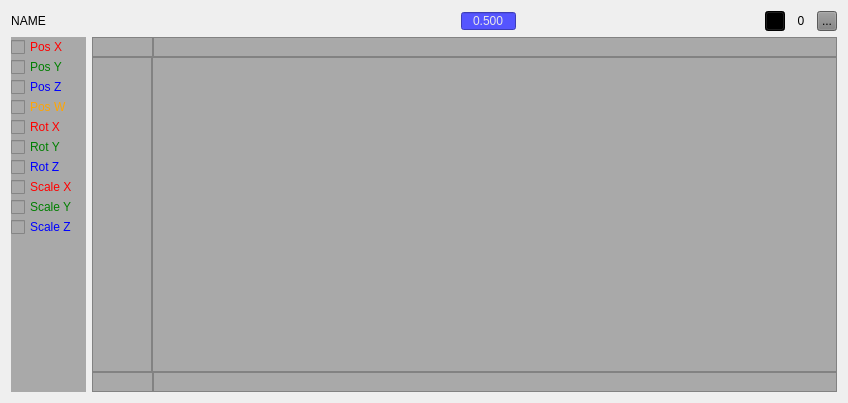
<?xml version="1.0" encoding="UTF-8"?>
<ui version="4.0">
 <class>KeyFrameEditor</class>
 <widget class="QWidget" name="KeyFrameEditor">
  <property name="geometry">
   <rect>
    <x>0</x>
    <y>0</y>
    <width>848</width>
    <height>403</height>
   </rect>
  </property>
  <property name="sizePolicy">
   <sizepolicy hsizetype="Expanding" vsizetype="Expanding">
    <horstretch>0</horstretch>
    <verstretch>0</verstretch>
   </sizepolicy>
  </property>
  <property name="minimumSize">
   <size>
    <width>848</width>
    <height>160</height>
   </size>
  </property>
  <property name="maximumSize">
   <size>
    <width>16777215</width>
    <height>16777215</height>
   </size>
  </property>
  <property name="windowTitle">
   <string>Form</string>
  </property>
  <property name="layoutDirection">
   <enum>Qt::LeftToRight</enum>
  </property>
  <layout class="QVBoxLayout" name="verticalLayout_2">
   <property name="sizeConstraint">
    <enum>QLayout::SetDefaultConstraint</enum>
   </property>
   <item>
    <layout class="QHBoxLayout" name="horizontalLayout">
     <property name="bottomMargin">
      <number>0</number>
     </property>
     <item>
      <widget class="QLabel" name="m_valueName">
       <property name="text">
        <string>NAME</string>
       </property>
       <property name="alignment">
        <set>Qt::AlignCenter</set>
       </property>
      </widget>
     </item>
     <item>
      <spacer name="horizontalSpacer">
       <property name="orientation">
        <enum>Qt::Horizontal</enum>
       </property>
       <property name="sizeHint" stdset="0">
        <size>
         <width>40</width>
         <height>20</height>
        </size>
       </property>
      </spacer>
     </item>
     <item>
      <spacer name="horizontalSpacer_4">
       <property name="orientation">
        <enum>Qt::Horizontal</enum>
       </property>
       <property name="sizeType">
        <enum>QSizePolicy::Minimum</enum>
       </property>
       <property name="sizeHint" stdset="0">
        <size>
         <width>165</width>
         <height>20</height>
        </size>
       </property>
      </spacer>
     </item>
     <item>
      <widget class="QDoubleSpinBox" name="m_currentTime_dsb">
       <property name="sizePolicy">
        <sizepolicy hsizetype="Fixed" vsizetype="Fixed">
         <horstretch>0</horstretch>
         <verstretch>0</verstretch>
        </sizepolicy>
       </property>
       <property name="maximumSize">
        <size>
         <width>80</width>
         <height>20</height>
        </size>
       </property>
       <property name="palette">
        <palette>
         <active>
          <colorrole role="WindowText">
           <brush brushstyle="SolidPattern">
            <color alpha="255">
             <red>231</red>
             <green>231</green>
             <blue>231</blue>
            </color>
           </brush>
          </colorrole>
          <colorrole role="Button">
           <brush brushstyle="SolidPattern">
            <color alpha="255">
             <red>85</red>
             <green>85</green>
             <blue>255</blue>
            </color>
           </brush>
          </colorrole>
          <colorrole role="Light">
           <brush brushstyle="SolidPattern">
            <color alpha="255">
             <red>255</red>
             <green>255</green>
             <blue>255</blue>
            </color>
           </brush>
          </colorrole>
          <colorrole role="Midlight">
           <brush brushstyle="SolidPattern">
            <color alpha="255">
             <red>202</red>
             <green>202</green>
             <blue>202</blue>
            </color>
           </brush>
          </colorrole>
          <colorrole role="Dark">
           <brush brushstyle="SolidPattern">
            <color alpha="255">
             <red>35</red>
             <green>35</green>
             <blue>35</blue>
            </color>
           </brush>
          </colorrole>
          <colorrole role="Mid">
           <brush brushstyle="SolidPattern">
            <color alpha="255">
             <red>184</red>
             <green>184</green>
             <blue>184</blue>
            </color>
           </brush>
          </colorrole>
          <colorrole role="Text">
           <brush brushstyle="SolidPattern">
            <color alpha="255">
             <red>231</red>
             <green>231</green>
             <blue>231</blue>
            </color>
           </brush>
          </colorrole>
          <colorrole role="BrightText">
           <brush brushstyle="SolidPattern">
            <color alpha="255">
             <red>255</red>
             <green>0</green>
             <blue>0</blue>
            </color>
           </brush>
          </colorrole>
          <colorrole role="ButtonText">
           <brush brushstyle="SolidPattern">
            <color alpha="255">
             <red>231</red>
             <green>231</green>
             <blue>231</blue>
            </color>
           </brush>
          </colorrole>
          <colorrole role="Base">
           <brush brushstyle="SolidPattern">
            <color alpha="255">
             <red>85</red>
             <green>85</green>
             <blue>255</blue>
            </color>
           </brush>
          </colorrole>
          <colorrole role="Window">
           <brush brushstyle="SolidPattern">
            <color alpha="255">
             <red>85</red>
             <green>85</green>
             <blue>255</blue>
            </color>
           </brush>
          </colorrole>
          <colorrole role="Shadow">
           <brush brushstyle="SolidPattern">
            <color alpha="255">
             <red>118</red>
             <green>118</green>
             <blue>118</blue>
            </color>
           </brush>
          </colorrole>
          <colorrole role="AlternateBase">
           <brush brushstyle="SolidPattern">
            <color alpha="255">
             <red>81</red>
             <green>81</green>
             <blue>81</blue>
            </color>
           </brush>
          </colorrole>
          <colorrole role="ToolTipBase">
           <brush brushstyle="SolidPattern">
            <color alpha="102">
             <red>0</red>
             <green>0</green>
             <blue>0</blue>
            </color>
           </brush>
          </colorrole>
          <colorrole role="ToolTipText">
           <brush brushstyle="SolidPattern">
            <color alpha="255">
             <red>231</red>
             <green>231</green>
             <blue>231</blue>
            </color>
           </brush>
          </colorrole>
         </active>
         <inactive>
          <colorrole role="WindowText">
           <brush brushstyle="SolidPattern">
            <color alpha="255">
             <red>231</red>
             <green>231</green>
             <blue>231</blue>
            </color>
           </brush>
          </colorrole>
          <colorrole role="Button">
           <brush brushstyle="SolidPattern">
            <color alpha="255">
             <red>85</red>
             <green>85</green>
             <blue>255</blue>
            </color>
           </brush>
          </colorrole>
          <colorrole role="Light">
           <brush brushstyle="SolidPattern">
            <color alpha="255">
             <red>255</red>
             <green>255</green>
             <blue>255</blue>
            </color>
           </brush>
          </colorrole>
          <colorrole role="Midlight">
           <brush brushstyle="SolidPattern">
            <color alpha="255">
             <red>202</red>
             <green>202</green>
             <blue>202</blue>
            </color>
           </brush>
          </colorrole>
          <colorrole role="Dark">
           <brush brushstyle="SolidPattern">
            <color alpha="255">
             <red>35</red>
             <green>35</green>
             <blue>35</blue>
            </color>
           </brush>
          </colorrole>
          <colorrole role="Mid">
           <brush brushstyle="SolidPattern">
            <color alpha="255">
             <red>184</red>
             <green>184</green>
             <blue>184</blue>
            </color>
           </brush>
          </colorrole>
          <colorrole role="Text">
           <brush brushstyle="SolidPattern">
            <color alpha="255">
             <red>231</red>
             <green>231</green>
             <blue>231</blue>
            </color>
           </brush>
          </colorrole>
          <colorrole role="BrightText">
           <brush brushstyle="SolidPattern">
            <color alpha="255">
             <red>255</red>
             <green>0</green>
             <blue>0</blue>
            </color>
           </brush>
          </colorrole>
          <colorrole role="ButtonText">
           <brush brushstyle="SolidPattern">
            <color alpha="255">
             <red>231</red>
             <green>231</green>
             <blue>231</blue>
            </color>
           </brush>
          </colorrole>
          <colorrole role="Base">
           <brush brushstyle="SolidPattern">
            <color alpha="255">
             <red>85</red>
             <green>85</green>
             <blue>255</blue>
            </color>
           </brush>
          </colorrole>
          <colorrole role="Window">
           <brush brushstyle="SolidPattern">
            <color alpha="255">
             <red>85</red>
             <green>85</green>
             <blue>255</blue>
            </color>
           </brush>
          </colorrole>
          <colorrole role="Shadow">
           <brush brushstyle="SolidPattern">
            <color alpha="255">
             <red>118</red>
             <green>118</green>
             <blue>118</blue>
            </color>
           </brush>
          </colorrole>
          <colorrole role="AlternateBase">
           <brush brushstyle="SolidPattern">
            <color alpha="255">
             <red>81</red>
             <green>81</green>
             <blue>81</blue>
            </color>
           </brush>
          </colorrole>
          <colorrole role="ToolTipBase">
           <brush brushstyle="SolidPattern">
            <color alpha="102">
             <red>0</red>
             <green>0</green>
             <blue>0</blue>
            </color>
           </brush>
          </colorrole>
          <colorrole role="ToolTipText">
           <brush brushstyle="SolidPattern">
            <color alpha="255">
             <red>231</red>
             <green>231</green>
             <blue>231</blue>
            </color>
           </brush>
          </colorrole>
         </inactive>
         <disabled>
          <colorrole role="WindowText">
           <brush brushstyle="SolidPattern">
            <color alpha="255">
             <red>35</red>
             <green>35</green>
             <blue>35</blue>
            </color>
           </brush>
          </colorrole>
          <colorrole role="Button">
           <brush brushstyle="SolidPattern">
            <color alpha="255">
             <red>85</red>
             <green>85</green>
             <blue>255</blue>
            </color>
           </brush>
          </colorrole>
          <colorrole role="Light">
           <brush brushstyle="SolidPattern">
            <color alpha="255">
             <red>255</red>
             <green>255</green>
             <blue>255</blue>
            </color>
           </brush>
          </colorrole>
          <colorrole role="Midlight">
           <brush brushstyle="SolidPattern">
            <color alpha="255">
             <red>202</red>
             <green>202</green>
             <blue>202</blue>
            </color>
           </brush>
          </colorrole>
          <colorrole role="Dark">
           <brush brushstyle="SolidPattern">
            <color alpha="255">
             <red>35</red>
             <green>35</green>
             <blue>35</blue>
            </color>
           </brush>
          </colorrole>
          <colorrole role="Mid">
           <brush brushstyle="SolidPattern">
            <color alpha="255">
             <red>184</red>
             <green>184</green>
             <blue>184</blue>
            </color>
           </brush>
          </colorrole>
          <colorrole role="Text">
           <brush brushstyle="SolidPattern">
            <color alpha="255">
             <red>35</red>
             <green>35</green>
             <blue>35</blue>
            </color>
           </brush>
          </colorrole>
          <colorrole role="BrightText">
           <brush brushstyle="SolidPattern">
            <color alpha="255">
             <red>255</red>
             <green>0</green>
             <blue>0</blue>
            </color>
           </brush>
          </colorrole>
          <colorrole role="ButtonText">
           <brush brushstyle="SolidPattern">
            <color alpha="255">
             <red>35</red>
             <green>35</green>
             <blue>35</blue>
            </color>
           </brush>
          </colorrole>
          <colorrole role="Base">
           <brush brushstyle="SolidPattern">
            <color alpha="255">
             <red>85</red>
             <green>85</green>
             <blue>255</blue>
            </color>
           </brush>
          </colorrole>
          <colorrole role="Window">
           <brush brushstyle="SolidPattern">
            <color alpha="255">
             <red>85</red>
             <green>85</green>
             <blue>255</blue>
            </color>
           </brush>
          </colorrole>
          <colorrole role="Shadow">
           <brush brushstyle="SolidPattern">
            <color alpha="255">
             <red>118</red>
             <green>118</green>
             <blue>118</blue>
            </color>
           </brush>
          </colorrole>
          <colorrole role="AlternateBase">
           <brush brushstyle="SolidPattern">
            <color alpha="255">
             <red>81</red>
             <green>81</green>
             <blue>81</blue>
            </color>
           </brush>
          </colorrole>
          <colorrole role="ToolTipBase">
           <brush brushstyle="SolidPattern">
            <color alpha="102">
             <red>0</red>
             <green>0</green>
             <blue>0</blue>
            </color>
           </brush>
          </colorrole>
          <colorrole role="ToolTipText">
           <brush brushstyle="SolidPattern">
            <color alpha="255">
             <red>231</red>
             <green>231</green>
             <blue>231</blue>
            </color>
           </brush>
          </colorrole>
         </disabled>
        </palette>
       </property>
       <property name="toolTip">
        <string>&lt;html&gt;&lt;head/&gt;&lt;body&gt;&lt;p&gt;&lt;span style=&quot; font-size:10pt; font-weight:600;&quot;&gt;Postition of cursor&lt;/span&gt;&lt;/p&gt;&lt;/body&gt;&lt;/html&gt;</string>
       </property>
       <property name="styleSheet">
        <string notr="true">background-color: #5555ff</string>
       </property>
       <property name="alignment">
        <set>Qt::AlignCenter</set>
       </property>
       <property name="buttonSymbols">
        <enum>QAbstractSpinBox::NoButtons</enum>
       </property>
       <property name="decimals">
        <number>3</number>
       </property>
       <property name="maximum">
        <double>999.000000000000000</double>
       </property>
       <property name="singleStep">
        <double>1.000000000000000</double>
       </property>
       <property name="value">
        <double>0.500000000000000</double>
       </property>
      </widget>
     </item>
     <item>
      <spacer name="horizontalSpacer_3">
       <property name="orientation">
        <enum>Qt::Horizontal</enum>
       </property>
       <property name="sizeHint" stdset="0">
        <size>
         <width>40</width>
         <height>20</height>
        </size>
       </property>
      </spacer>
     </item>
     <item>
      <widget class="QToolButton" name="m_addKeyframe">
       <property name="enabled">
        <bool>true</bool>
       </property>
       <property name="maximumSize">
        <size>
         <width>20</width>
         <height>20</height>
        </size>
       </property>
       <property name="palette">
        <palette>
         <active>
          <colorrole role="Button">
           <brush brushstyle="SolidPattern">
            <color alpha="255">
             <red>0</red>
             <green>0</green>
             <blue>0</blue>
            </color>
           </brush>
          </colorrole>
          <colorrole role="Base">
           <brush brushstyle="SolidPattern">
            <color alpha="255">
             <red>0</red>
             <green>0</green>
             <blue>0</blue>
            </color>
           </brush>
          </colorrole>
          <colorrole role="Window">
           <brush brushstyle="SolidPattern">
            <color alpha="255">
             <red>0</red>
             <green>0</green>
             <blue>0</blue>
            </color>
           </brush>
          </colorrole>
         </active>
         <inactive>
          <colorrole role="Button">
           <brush brushstyle="SolidPattern">
            <color alpha="255">
             <red>0</red>
             <green>0</green>
             <blue>0</blue>
            </color>
           </brush>
          </colorrole>
          <colorrole role="Base">
           <brush brushstyle="SolidPattern">
            <color alpha="255">
             <red>0</red>
             <green>0</green>
             <blue>0</blue>
            </color>
           </brush>
          </colorrole>
          <colorrole role="Window">
           <brush brushstyle="SolidPattern">
            <color alpha="255">
             <red>0</red>
             <green>0</green>
             <blue>0</blue>
            </color>
           </brush>
          </colorrole>
         </inactive>
         <disabled>
          <colorrole role="Button">
           <brush brushstyle="SolidPattern">
            <color alpha="255">
             <red>0</red>
             <green>0</green>
             <blue>0</blue>
            </color>
           </brush>
          </colorrole>
          <colorrole role="Base">
           <brush brushstyle="SolidPattern">
            <color alpha="255">
             <red>0</red>
             <green>0</green>
             <blue>0</blue>
            </color>
           </brush>
          </colorrole>
          <colorrole role="Window">
           <brush brushstyle="SolidPattern">
            <color alpha="255">
             <red>0</red>
             <green>0</green>
             <blue>0</blue>
            </color>
           </brush>
          </colorrole>
         </disabled>
        </palette>
       </property>
       <property name="toolTip">
        <string>&lt;html&gt;&lt;head/&gt;&lt;body&gt;&lt;p&gt;&lt;span style=&quot; font-size:10pt; font-weight:600; color:#ffffff;&quot;&gt;Insert/replace KeyFrame on cursor&lt;/span&gt;&lt;/p&gt;&lt;/body&gt;&lt;/html&gt;</string>
       </property>
       <property name="styleSheet">
        <string notr="true">background-color:black;</string>
       </property>
       <property name="text">
        <string>...</string>
       </property>
       <property name="icon">
        <iconset resource="../Timeline/timeline.qrc">
         <normaloff>:/images/key.png</normaloff>:/images/key.png</iconset>
       </property>
       <property name="iconSize">
        <size>
         <width>15</width>
         <height>15</height>
        </size>
       </property>
      </widget>
     </item>
     <item>
      <widget class="QLabel" name="m_nbKeyFrame">
       <property name="minimumSize">
        <size>
         <width>20</width>
         <height>20</height>
        </size>
       </property>
       <property name="maximumSize">
        <size>
         <width>16777215</width>
         <height>20</height>
        </size>
       </property>
       <property name="toolTip">
        <string>Numbers of KeyFrames</string>
       </property>
       <property name="text">
        <string>0</string>
       </property>
       <property name="alignment">
        <set>Qt::AlignCenter</set>
       </property>
      </widget>
     </item>
     <item>
      <widget class="QToolButton" name="m_deleteKeyframe">
       <property name="maximumSize">
        <size>
         <width>20</width>
         <height>20</height>
        </size>
       </property>
       <property name="palette">
        <palette>
         <active>
          <colorrole role="Button">
           <brush brushstyle="SolidPattern">
            <color alpha="255">
             <red>128</red>
             <green>128</green>
             <blue>128</blue>
            </color>
           </brush>
          </colorrole>
          <colorrole role="Base">
           <brush brushstyle="SolidPattern">
            <color alpha="255">
             <red>128</red>
             <green>128</green>
             <blue>128</blue>
            </color>
           </brush>
          </colorrole>
          <colorrole role="Window">
           <brush brushstyle="SolidPattern">
            <color alpha="255">
             <red>128</red>
             <green>128</green>
             <blue>128</blue>
            </color>
           </brush>
          </colorrole>
         </active>
         <inactive>
          <colorrole role="Button">
           <brush brushstyle="SolidPattern">
            <color alpha="255">
             <red>128</red>
             <green>128</green>
             <blue>128</blue>
            </color>
           </brush>
          </colorrole>
          <colorrole role="Base">
           <brush brushstyle="SolidPattern">
            <color alpha="255">
             <red>128</red>
             <green>128</green>
             <blue>128</blue>
            </color>
           </brush>
          </colorrole>
          <colorrole role="Window">
           <brush brushstyle="SolidPattern">
            <color alpha="255">
             <red>128</red>
             <green>128</green>
             <blue>128</blue>
            </color>
           </brush>
          </colorrole>
         </inactive>
         <disabled>
          <colorrole role="Button">
           <brush brushstyle="SolidPattern">
            <color alpha="255">
             <red>128</red>
             <green>128</green>
             <blue>128</blue>
            </color>
           </brush>
          </colorrole>
          <colorrole role="Base">
           <brush brushstyle="SolidPattern">
            <color alpha="255">
             <red>128</red>
             <green>128</green>
             <blue>128</blue>
            </color>
           </brush>
          </colorrole>
          <colorrole role="Window">
           <brush brushstyle="SolidPattern">
            <color alpha="255">
             <red>128</red>
             <green>128</green>
             <blue>128</blue>
            </color>
           </brush>
          </colorrole>
         </disabled>
        </palette>
       </property>
       <property name="toolTip">
        <string>&lt;html&gt;&lt;head/&gt;&lt;body&gt;&lt;p&gt;&lt;span style=&quot; font-size:10pt; font-weight:600;&quot;&gt;Delete KeyFrame on cursor&lt;/span&gt;&lt;/p&gt;&lt;/body&gt;&lt;/html&gt;</string>
       </property>
       <property name="text">
        <string>...</string>
       </property>
       <property name="icon">
        <iconset resource="../Timeline/timeline.qrc">
         <normaloff>:/images/deleteKey.png</normaloff>:/images/deleteKey.png</iconset>
       </property>
       <property name="iconSize">
        <size>
         <width>15</width>
         <height>15</height>
        </size>
       </property>
      </widget>
     </item>
    </layout>
   </item>
   <item>
    <layout class="QHBoxLayout" name="horizontalLayout_6">
     <property name="topMargin">
      <number>0</number>
     </property>
     <item>
      <layout class="QVBoxLayout" name="verticalLayout">
       <property name="spacing">
        <number>0</number>
       </property>
       <property name="rightMargin">
        <number>0</number>
       </property>
       <item>
        <widget class="QCheckBox" name="m_posX">
         <property name="minimumSize">
          <size>
           <width>75</width>
           <height>20</height>
          </size>
         </property>
         <property name="maximumSize">
          <size>
           <width>75</width>
           <height>20</height>
          </size>
         </property>
         <property name="styleSheet">
          <string notr="true">background: darkGray; color: red</string>
         </property>
         <property name="text">
          <string>Pos X</string>
         </property>
        </widget>
       </item>
       <item>
        <widget class="QCheckBox" name="m_posY">
         <property name="minimumSize">
          <size>
           <width>75</width>
           <height>20</height>
          </size>
         </property>
         <property name="maximumSize">
          <size>
           <width>75</width>
           <height>20</height>
          </size>
         </property>
         <property name="styleSheet">
          <string notr="true">background: darkGray; color: green</string>
         </property>
         <property name="text">
          <string>Pos Y</string>
         </property>
        </widget>
       </item>
       <item>
        <widget class="QCheckBox" name="m_posZ">
         <property name="minimumSize">
          <size>
           <width>75</width>
           <height>20</height>
          </size>
         </property>
         <property name="maximumSize">
          <size>
           <width>75</width>
           <height>20</height>
          </size>
         </property>
         <property name="styleSheet">
          <string notr="true">background: darkGray; color: blue</string>
         </property>
         <property name="text">
          <string>Pos Z</string>
         </property>
        </widget>
       </item>
       <item>
        <widget class="QCheckBox" name="m_posW">
         <property name="minimumSize">
          <size>
           <width>75</width>
           <height>20</height>
          </size>
         </property>
         <property name="maximumSize">
          <size>
           <width>75</width>
           <height>20</height>
          </size>
         </property>
         <property name="styleSheet">
          <string notr="true">background: darkGray; color: orange</string>
         </property>
         <property name="text">
          <string>Pos W</string>
         </property>
        </widget>
       </item>
       <item>
        <widget class="QCheckBox" name="m_rotX">
         <property name="minimumSize">
          <size>
           <width>75</width>
           <height>20</height>
          </size>
         </property>
         <property name="maximumSize">
          <size>
           <width>75</width>
           <height>20</height>
          </size>
         </property>
         <property name="styleSheet">
          <string notr="true">background: darkGray; color: red</string>
         </property>
         <property name="text">
          <string>Rot X</string>
         </property>
        </widget>
       </item>
       <item>
        <widget class="QCheckBox" name="m_rotY">
         <property name="minimumSize">
          <size>
           <width>75</width>
           <height>20</height>
          </size>
         </property>
         <property name="maximumSize">
          <size>
           <width>75</width>
           <height>20</height>
          </size>
         </property>
         <property name="styleSheet">
          <string notr="true">background: darkGray; color: green</string>
         </property>
         <property name="text">
          <string>Rot Y</string>
         </property>
        </widget>
       </item>
       <item>
        <widget class="QCheckBox" name="m_rotZ">
         <property name="minimumSize">
          <size>
           <width>75</width>
           <height>20</height>
          </size>
         </property>
         <property name="maximumSize">
          <size>
           <width>75</width>
           <height>20</height>
          </size>
         </property>
         <property name="styleSheet">
          <string notr="true">background: darkGray; color: blue</string>
         </property>
         <property name="text">
          <string>Rot Z</string>
         </property>
        </widget>
       </item>
       <item>
        <widget class="QCheckBox" name="m_scaleX">
         <property name="minimumSize">
          <size>
           <width>75</width>
           <height>20</height>
          </size>
         </property>
         <property name="maximumSize">
          <size>
           <width>75</width>
           <height>20</height>
          </size>
         </property>
         <property name="styleSheet">
          <string notr="true">background: darkGray; color: red</string>
         </property>
         <property name="text">
          <string>Scale X</string>
         </property>
        </widget>
       </item>
       <item>
        <widget class="QCheckBox" name="m_scaleY">
         <property name="minimumSize">
          <size>
           <width>75</width>
           <height>20</height>
          </size>
         </property>
         <property name="maximumSize">
          <size>
           <width>75</width>
           <height>20</height>
          </size>
         </property>
         <property name="styleSheet">
          <string notr="true">background: darkGray; color: green</string>
         </property>
         <property name="text">
          <string>Scale Y</string>
         </property>
        </widget>
       </item>
       <item>
        <widget class="QCheckBox" name="m_scaleZ">
         <property name="minimumSize">
          <size>
           <width>75</width>
           <height>20</height>
          </size>
         </property>
         <property name="maximumSize">
          <size>
           <width>75</width>
           <height>20</height>
          </size>
         </property>
         <property name="styleSheet">
          <string notr="true">background: darkGray; color: blue</string>
         </property>
         <property name="text">
          <string>Scale Z</string>
         </property>
        </widget>
       </item>
       <item>
        <widget class="QLabel" name="label">
         <property name="styleSheet">
          <string notr="true">background: darkGray</string>
         </property>
         <property name="text">
          <string/>
         </property>
        </widget>
       </item>
      </layout>
     </item>
     <item>
      <layout class="QVBoxLayout" name="verticalLayout_4">
       <property name="spacing">
        <number>0</number>
       </property>
       <property name="topMargin">
        <number>0</number>
       </property>
       <property name="rightMargin">
        <number>0</number>
       </property>
       <item>
        <layout class="QHBoxLayout" name="horizontalLayout_2">
         <property name="spacing">
          <number>0</number>
         </property>
         <property name="topMargin">
          <number>0</number>
         </property>
         <property name="rightMargin">
          <number>0</number>
         </property>
         <item>
          <widget class="QFrame" name="frame_5">
           <property name="minimumSize">
            <size>
             <width>61</width>
             <height>20</height>
            </size>
           </property>
           <property name="maximumSize">
            <size>
             <width>51</width>
             <height>20</height>
            </size>
           </property>
           <property name="styleSheet">
            <string notr="true">background: darkgray</string>
           </property>
           <property name="frameShape">
            <enum>QFrame::StyledPanel</enum>
           </property>
           <property name="frameShadow">
            <enum>QFrame::Raised</enum>
           </property>
          </widget>
         </item>
         <item>
          <widget class="Ra::GuiBase::KeyFrameEditorFrameScale" name="m_frameScale">
           <property name="minimumSize">
            <size>
             <width>0</width>
             <height>20</height>
            </size>
           </property>
           <property name="maximumSize">
            <size>
             <width>16777215</width>
             <height>20</height>
            </size>
           </property>
           <property name="styleSheet">
            <string notr="true">background: darkgray</string>
           </property>
           <property name="frameShape">
            <enum>QFrame::StyledPanel</enum>
           </property>
           <property name="frameShadow">
            <enum>QFrame::Raised</enum>
           </property>
          </widget>
         </item>
        </layout>
       </item>
       <item>
        <layout class="QHBoxLayout" name="horizontalLayout_4">
         <property name="spacing">
          <number>0</number>
         </property>
         <property name="topMargin">
          <number>0</number>
         </property>
         <property name="rightMargin">
          <number>0</number>
         </property>
         <item>
          <widget class="Ra::GuiBase::KeyframeEditorValueScale" name="m_valueScale">
           <property name="minimumSize">
            <size>
             <width>60</width>
             <height>0</height>
            </size>
           </property>
           <property name="maximumSize">
            <size>
             <width>60</width>
             <height>16777215</height>
            </size>
           </property>
           <property name="styleSheet">
            <string notr="true">background: darkgray</string>
           </property>
           <property name="frameShape">
            <enum>QFrame::StyledPanel</enum>
           </property>
           <property name="frameShadow">
            <enum>QFrame::Raised</enum>
           </property>
          </widget>
         </item>
         <item>
          <widget class="Ra::GuiBase::KeyFrameEditorScrollArea" name="scrollArea">
           <property name="styleSheet">
            <string notr="true">background: darkgray</string>
           </property>
           <property name="frameShape">
            <enum>QFrame::StyledPanel</enum>
           </property>
           <property name="verticalScrollBarPolicy">
            <enum>Qt::ScrollBarAlwaysOff</enum>
           </property>
           <property name="horizontalScrollBarPolicy">
            <enum>Qt::ScrollBarAlwaysOff</enum>
           </property>
           <property name="sizeAdjustPolicy">
            <enum>QAbstractScrollArea::AdjustToContents</enum>
           </property>
           <property name="widgetResizable">
            <bool>true</bool>
           </property>
           <widget class="QWidget" name="scrollAreaWidgetContents">
            <property name="geometry">
             <rect>
              <x>0</x>
              <y>0</y>
              <width>679</width>
              <height>305</height>
             </rect>
            </property>
            <layout class="QHBoxLayout" name="horizontalLayout_5">
             <property name="spacing">
              <number>0</number>
             </property>
             <property name="leftMargin">
              <number>0</number>
             </property>
             <property name="topMargin">
              <number>0</number>
             </property>
             <property name="rightMargin">
              <number>0</number>
             </property>
             <property name="bottomMargin">
              <number>0</number>
             </property>
             <item>
              <widget class="Ra::GuiBase::KeyFrameEditorFrame" name="m_editorFrame">
               <property name="frameShape">
                <enum>QFrame::NoFrame</enum>
               </property>
               <property name="frameShadow">
                <enum>QFrame::Raised</enum>
               </property>
              </widget>
             </item>
            </layout>
           </widget>
          </widget>
         </item>
        </layout>
       </item>
       <item>
        <layout class="QHBoxLayout" name="horizontalLayout_3">
         <property name="spacing">
          <number>0</number>
         </property>
         <property name="topMargin">
          <number>0</number>
         </property>
         <property name="bottomMargin">
          <number>0</number>
         </property>
         <item>
          <widget class="QFrame" name="frame_4">
           <property name="minimumSize">
            <size>
             <width>61</width>
             <height>20</height>
            </size>
           </property>
           <property name="maximumSize">
            <size>
             <width>61</width>
             <height>20</height>
            </size>
           </property>
           <property name="styleSheet">
            <string notr="true">background: darkgray</string>
           </property>
           <property name="frameShape">
            <enum>QFrame::StyledPanel</enum>
           </property>
           <property name="frameShadow">
            <enum>QFrame::Raised</enum>
           </property>
          </widget>
         </item>
         <item>
          <widget class="Ra::GuiBase::KeyFrameEditorTimeScale" name="m_timeScale">
           <property name="sizePolicy">
            <sizepolicy hsizetype="Preferred" vsizetype="Fixed">
             <horstretch>0</horstretch>
             <verstretch>0</verstretch>
            </sizepolicy>
           </property>
           <property name="minimumSize">
            <size>
             <width>0</width>
             <height>20</height>
            </size>
           </property>
           <property name="maximumSize">
            <size>
             <width>16777215</width>
             <height>20</height>
            </size>
           </property>
           <property name="styleSheet">
            <string notr="true">background: darkgray</string>
           </property>
           <property name="frameShape">
            <enum>QFrame::StyledPanel</enum>
           </property>
           <property name="frameShadow">
            <enum>QFrame::Raised</enum>
           </property>
          </widget>
         </item>
        </layout>
       </item>
      </layout>
     </item>
    </layout>
   </item>
  </layout>
 </widget>
 <customwidgets>
  <customwidget>
   <class>Ra::GuiBase::KeyFrameEditorFrame</class>
   <extends>QFrame</extends>
   <header>GuiBase/KeyFrameEditor/KeyFrameEditorFrame.h</header>
   <container>1</container>
  </customwidget>
  <customwidget>
   <class>Ra::GuiBase::KeyFrameEditorScrollArea</class>
   <extends>QScrollArea</extends>
   <header>GuiBase/KeyFrameEditor/KeyFrameEditorScrollArea.h</header>
   <container>1</container>
  </customwidget>
  <customwidget>
   <class>Ra::GuiBase::KeyFrameEditorTimeScale</class>
   <extends>QFrame</extends>
   <header>GuiBase/KeyFrameEditor/KeyFrameEditorTimeScale.h</header>
   <container>1</container>
  </customwidget>
  <customwidget>
   <class>Ra::GuiBase::KeyframeEditorValueScale</class>
   <extends>QFrame</extends>
   <header>GuiBase/KeyFrameEditor/KeyFrameEditorValueScale.h</header>
   <container>1</container>
  </customwidget>
  <customwidget>
   <class>Ra::GuiBase::KeyFrameEditorFrameScale</class>
   <extends>QFrame</extends>
   <header>GuiBase/KeyFrameEditor/KeyFrameEditorFrameScale.h</header>
   <container>1</container>
  </customwidget>
 </customwidgets>
 <resources>
  <include location="../Timeline/timeline.qrc"/>
 </resources>
 <connections/>
</ui>
